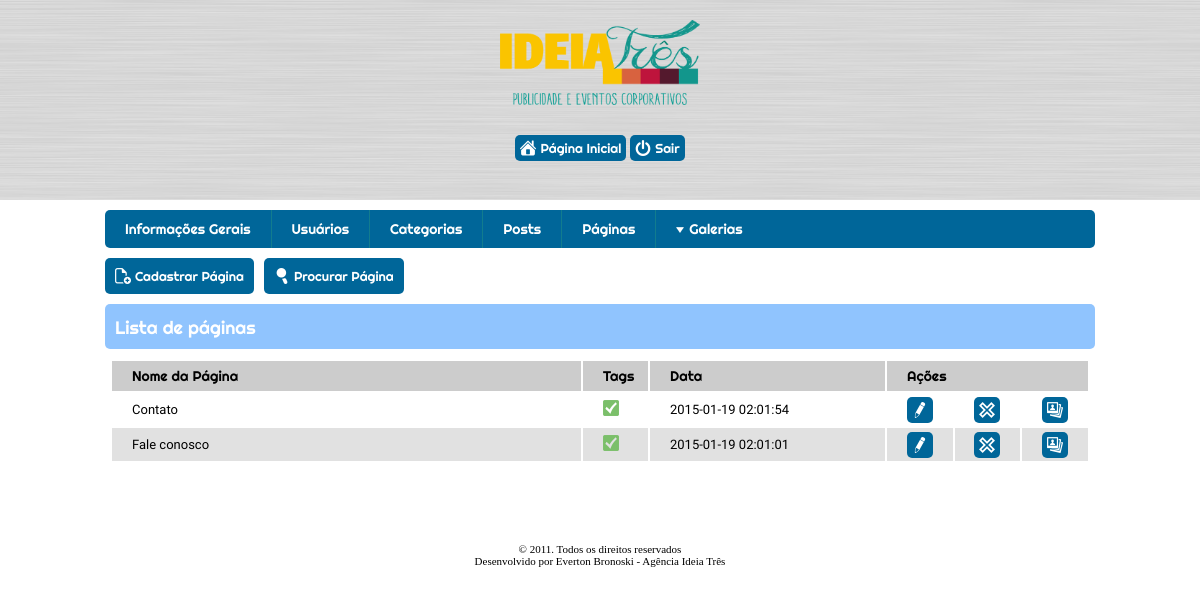
The app's page /painel.php?pagina=paginas (signed in) with its own data.
### tables this page shows
CREATE TABLE `paginas` (
  `id` int(11) NOT NULL AUTO_INCREMENT,
  `titulo` varchar(255) DEFAULT NULL,
  `data_criacao` timestamp NULL DEFAULT NULL,
  `data_modificacao` timestamp NULL DEFAULT NULL,
  `url` varchar(255) DEFAULT NULL,
  `tags` varchar(255) DEFAULT NULL,
  `content` longtext,
  PRIMARY KEY (`id`)
);

### config/dbaSis.php (called while the page is built, shortened)
<?php
function read($tabela, $cond = NULL) {
    $qrRead = "SELECT * FROM {$tabela} {$cond}";
    $stRead = mysql_query($qrRead) or die('Erro ao ler em ' . $tabela . ' ' . mysql_error());
    $cField = mysql_num_fields($stRead);
    for ($y = 0; $y < $cField; $y++) {
        $names[$y] = mysql_field_name($stRead, $y);
    }
    for ($x = 0; $res = mysql_fetch_assoc($stRead); $x++) {
        for ($i = 0; $i < $cField; $i++) {
            $resultado[$x][$names[$i]] = $res[$names[$i]];
        }
    }
    return $resultado;
}
?>

### pages/paginas.php (the view, shortened to what this page needs)
<?php
if (!empty($_SESSION['usuarioAutenticado'])) {
    $loginAutenticado = $_SESSION['usuarioAutenticado']['login'];
    $senhaAutenticada = $_SESSION['usuarioAutenticado']['senha'];
    $VereficaSessaoAutenticada = read('usuarios', "WHERE login='$loginAutenticado' AND senha='$senhaAutenticada'");
} else {
    echo '<script type="text/javascript">setTimeout(function(){location = "..//logout.php";}, 2000)</script>';
    header('location: ../logout.php');
    die();
}
?>
<nav class="nav_pages">
    <a class="a_cadastraPagina borderradius5" href="?pagina=cadastrar-pagina">Cadastrar Página</a>
    <a class="a_search borderradius5" href="?pagina=search-pagina">Procurar Página</a>
</nav>
<div class="title_box borderradius5">Lista de páginas</div>
<?php
$pag = ( $_GET['pag'] == 0 ? '1' : $_GET['pag']);
$maximo = 10;
$inicio = ($pag * $maximo) - $maximo;
$leituraPaginas = read('paginas', "ORDER BY id DESC LIMIT $inicio,$maximo");
if (!$leituraPaginas) {
    echo '<div class="msg info borderradius5">Nenhuma página cadastrada ainda.</div>';
} else {
    echo "<section class=\"table\">";
    echo "<table class=\"list_tabela\">";
    echo "<tr class=\"table_title\">";
    echo "<td width=\"444px\">Nome da Página</td>";
    echo "<td width=\"40px\">Tags</td>";
    echo "<td width=\"210px\">Data</td>";
    echo "<td width=\"286px\" colspan=\"3\">Ações</td>";
    echo "</tr>";
    $i = 1;
    foreach ($leituraPaginas as $pagina):
        echo ($i % 2 ? "<tr class=\"table_default\" style=\"background:#fff;\">" : "<tr class=\"table_default\">");
        echo "<td>" . $pagina['titulo'] . "</td>";
        echo "<td>";
        echo"<img src=\"" . (!empty($pagina['tags']) ? SITE . "/images/check-mark-8-16.png" : SITE . "/images/delete-2-16.png") . "\">";
        echo "</td>";
        echo "<td>" . $pagina['data_criacao'] . "</td>";
        echo "<td style=\"padding: 0; text-align: center;\"><a href=\"painel.php?pagina=editar-pagina&editId=".$pagina['id']."\" class=\"a_table_list a_edit borderradius5\"><span>Editar</span></a></td>";
        echo "<td style=\"padding: 0; text-align: center;\"><a href=\"painel.php?pagina=deletar-pagina&id=".$pagina['id']."\" class=\"a_table_list a_del borderradius5\"><span>Excluir</span></a></td>";
        echo "<td style=\"padding: 0; text-align: center;\"><a href=\"painel.php?pagina=cadastrar-galeria-pagina&id=".$pagina['id']."\" class=\"a_table_list a_gallery borderradius5\"><span>Galeria</span></a></td>";
        echo "</tr>";
        $i++;
    endforeach;
    echo "</table>";
    echo "</section>";
}
?>

### css/style.css (style rules this page uses)
* { margin: 0; padding: 0; }
body { background: url(../images/bg.png) repeat; }
.borderradius5 { -webkit-border-radius: 5px 5px 5px 5px; border-radius: 5px 5px 5px 5px; }
.title_box { background: #90c4fe; padding: 12px 0 5px 10px; font-family: 'Righteous', cursive; color: #fff; font-size: 18px; height: 28px; }
.nav_pages { display: block; margin: 10px 0; }
.a_cadastraPagina { padding:10px 10px 10px 30px; background: url(../images/add-file-16.png) no-repeat 10px center, #069; display: block; float: left; margin-right: 10px; text-decoration: none; color: #fff; font-family: 'Righteous', cursive; font-size: 13px; }
.a_search { padding:10px 10px 10px 30px; background: url(../images/search-11-16.png) no-repeat 10px center, #069; display: block; float: left; margin-right: 10px; text-decoration: none; color: #fff; font-family: 'Righteous', cursive; font-size: 13px; }
.table { margin-top: 10px; }
.list_tabela { margin:0 auto; display: block; width: 980px; }
.table_title { height: 30px; background: #ccc; font-family: 'Righteous', cursive; font-size: 14px; }
.table_title td { padding:5px 5px 5px 20px; word-break: break-all; }
.table_default { height: 30px; font-family: 'Comfortaa', cursive; font-size: 13px; background: #e1e1e1; color: #000; }
.table_default td { padding:7px 5px 7px 20px; word-break: break-all; }
.a_table_list { background: #069; padding: 3px; min-height:20px; max-width: 20px; display: block; margin: 0 auto; }
.a_edit { background: url(../images/edit-2-16.png) no-repeat center center, #069; }
.a_del { background: url(../images/x-mark-2-16.png) no-repeat center center, #069; }
.a_gallery { background: url(../images/stack-of-photos-16.png) no-repeat center center, #069; }

### records on screen
paginas: titulo "Contato", data_criacao "2015-01-19 02:01:54"
paginas: titulo "Fale conosco", data_criacao "2015-01-19 02:01:01"
